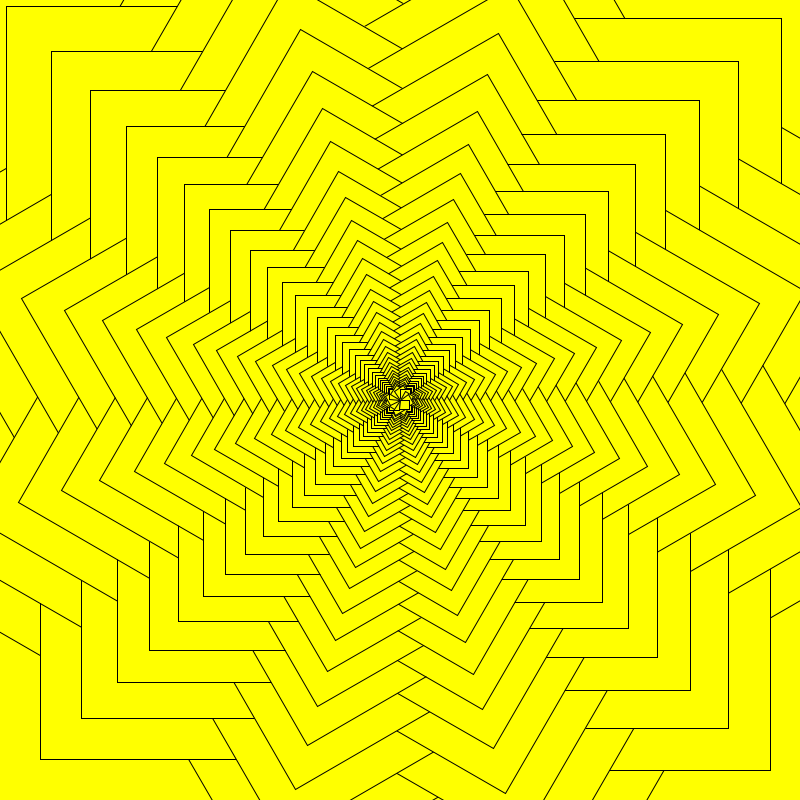
Frame 1 (no input)
Frame 60 (the mouse pressed at the canvas centre just before this capture): identical to frame 1, image omitted
Frame 120 (the mouse held since frame 60 and released just before this capture): identical to frame 1, image omitted

The Processing sketch that drew this single still picture (run headless with seeded random() and noise(); from frame 60 on, the mouse is pressed at the canvas centre):

// Processing sketch: ex3_Fractal2
// ── ex3_Fractal2.pde

color c = color(255,255,0);

void setup() {
  size(800, 800);
}

void draw() {
  
  translate(width/2, height/2);
  background(255);
  rectDraw(0,0,600);
  
}

void rectDraw(float x, float y, float l) {
 
beginShape();
vertex(x, y);
vertex(x, y+l);
vertex(x+l, y+l);
vertex(x+l, y);
endShape(CLOSE);

if( l>10){
  rotate(PI/6);
  fill(c);
  rectDraw(x,y,l*0.99);
}
}
